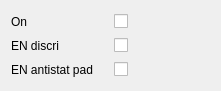
       <widget class="QWidget" name="gridLayoutWidget_17">
        <property name="geometry">
         <rect>
          <x>310</x>
          <y>330</y>
          <width>221</width>
          <height>91</height>
         </rect>
        </property>
        <layout class="QGridLayout" name="gridLayout_15">
         <item row="2" column="0">
          <widget class="QLabel" name="label_28">
           <property name="text">
            <string>EN antistat pad</string>
           </property>
          </widget>
         </item>
         <item row="1" column="0">
          <widget class="QLabel" name="label_27">
           <property name="text">
            <string>EN discri</string>
           </property>
          </widget>
         </item>
         <item row="0" column="0">
          <widget class="QLabel" name="label_26">
           <property name="text">
            <string>On</string>
           </property>
          </widget>
         </item>
         <item row="0" column="1">
          <widget class="QCheckBox" name="lauroc1slowcontrolbiasDiscrONBox">
           <property name="text">
            <string/>
           </property>
          </widget>
         </item>
         <item row="1" column="1">
          <widget class="QCheckBox" name="lauroc1slowcontrolenDiscriBox">
           <property name="text">
            <string/>
           </property>
          </widget>
         </item>
         <item row="2" column="1">
          <widget class="QCheckBox" name="lauroc1slowcontrolenAntistatPadBox">
           <property name="text">
            <string/>
           </property>
          </widget>
         </item>
        </layout>
       </widget>
